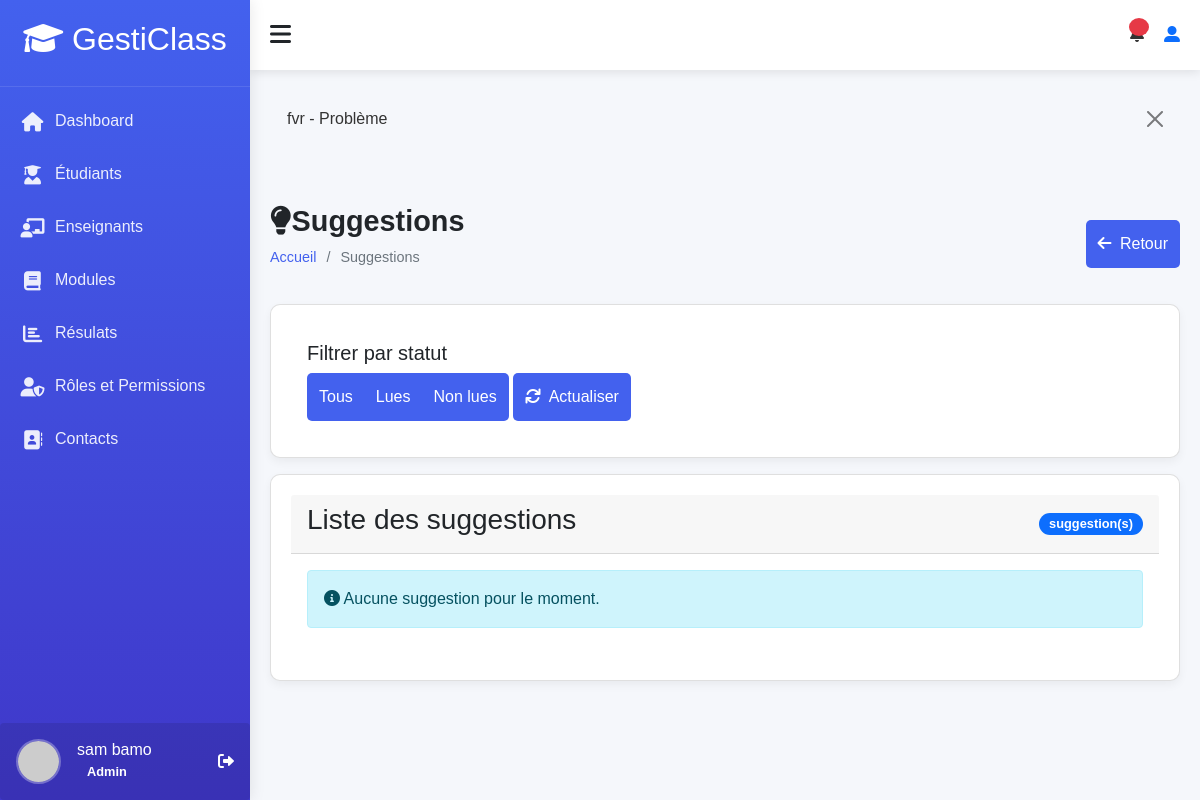
Page /accounts/suggestions/ (signed in) on the earlier database version.
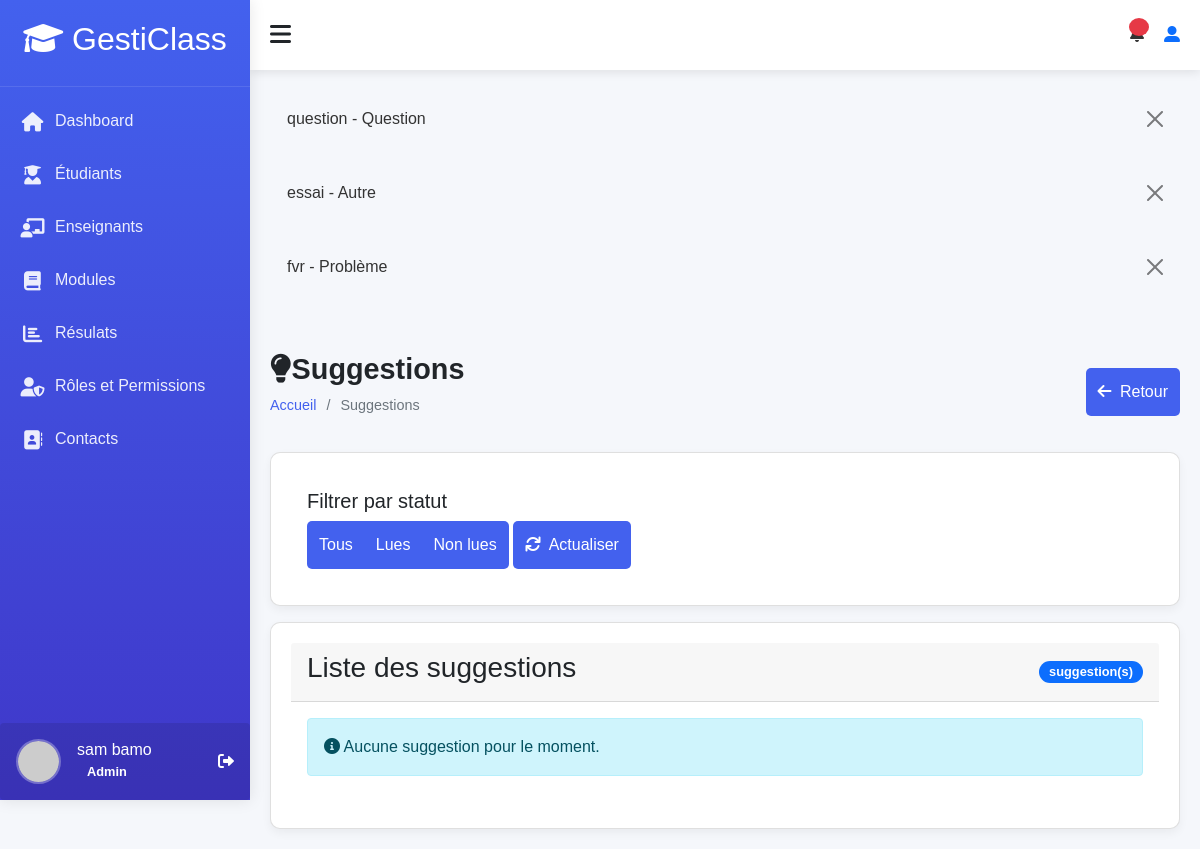
Same page on the later database version.
### accounts/models.py (models this page shows, shortened)
class ContactMessage(models.Model):
    TYPE_CHOICES = [
        ('suggestion', 'Suggestion'),
        ('problem', 'Problème'),
        ('question', 'Question'),
        ('other', 'Autre'),
    ]
    STATUS_CHOICES = [
        ('new', 'Nouveau'),
        ('in_progress', 'En cours'),
        ('resolved', 'Résolu'),
        ('closed', 'Fermé'),
    ]
    user = models.ForeignKey(User, on_delete=models.SET_NULL, null=True, blank=True)
    name = models.CharField(max_length=100, verbose_name="Nom complet")
    email = models.EmailField(verbose_name="Email")
    message_type = models.CharField(max_length=20, choices=TYPE_CHOICES, verbose_name="Type de message")
    subject = models.CharField(max_length=200, verbose_name="Sujet")
    message = models.TextField(verbose_name="Message")
    status = models.CharField(max_length=20, choices=STATUS_CHOICES, default='new', verbose_name="Statut")
    is_read = models.BooleanField(default=False)
    created_at = models.DateTimeField(auto_now_add=True)
    updated_at = models.DateTimeField(auto_now=True)
    class Meta:
        ordering = ['-created_at']
        verbose_name = "Message de contact"
        verbose_name_plural = "Messages de contact"
    def __str__(self):
        return f"{self.subject} - {self.get_message_type_display()}"

### accounts/views.py (the view)
# urls.py: path('suggestions/', views.suggestions_list,
@login_required
def suggestions_list(request):
    if not request.user.is_superuser and not request.user.is_staff:
        raise PermissionDenied("Seuls les administrateurs peuvent accéder à cette page.")
    messages_list = ContactMessage.objects.all().order_by('-created_at')
    message_type = request.GET.get('type')
    status = request.GET.get('status')
    if message_type:
        messages_list = messages_list.filter(message_type=message_type)
    if status:
        messages_list = messages_list.filter(status=status)
    context = {
        'messages': messages_list,
        'selected_type': message_type,
        'selected_status': status,
        'title': 'Suggestions et Problèmes'
    }
    return render(request, 'suggestions/suggestions.html', context)

### templates/suggestions/suggestions.html (shortened to what the changed rows need)
{% extends 'models/base.html' %}
{% block content %}
<div class="content">
    <div class="page-title">
        <div>
            <h2><i class="fas fa-lightbulb"></i>Suggestions</h2>
        </div>
    </div>
</div>
{% endblock %}

### templates/models/base.html (shortened to what this page needs)
<!DOCTYPE html>
<html lang="fr">
    <head>
        <link rel="stylesheet" href="https://cdnjs.cloudflare.com/ajax/libs/font-awesome/6.4.0/css/all.min.css">
        <link rel="stylesheet" href="https://cdn.jsdelivr.net/npm/bootstrap-icons@1.10.0/font/bootstrap-icons.css">
        <link href="https://cdn.jsdelivr.net/npm/bootstrap@5.3.0/dist/css/bootstrap.min.css" rel="stylesheet">
        <link href="https://cdn.jsdelivr.net/npm/bootstrap@5.3.0-alpha1/dist/css/bootstrap.min.css" rel="stylesheet">
        <link rel="stylesheet" href="https://cdnjs.cloudflare.com/ajax/libs/font-awesome/6.0.0/css/all.min.css">
        <link href="https://cdn.jsdelivr.net/npm/bootstrap@5.1.3/dist/css/bootstrap.min.css" rel="stylesheet">
    </head>
    <body>
        <div>
            {% include 'models/sidebar.html' %}
            <div class="main-content" id="main-content">
                {% include 'models/header.html' %}
                <div class="content">
                    {% if messages %}
                        {% for message in messages %}
                            <div class="alert alert-{% if message.tags == 'error' %}danger{% else %}{{ message.tags }}{% endif %} alert-dismissible fade show">
                                {{ message }}
                                <button type="button" class="btn-close" data-bs-dismiss="alert"></button>
                            </div>
                        {% endfor %}
                    {% endif %}
                </div>
                {% block content %}{% endblock %}
            </div>
        </div>
    </body>
</html>

Differences in the rows shown:
added ContactMessage: subject+message_type "question - Question"
added ContactMessage: subject+message_type "essai - Autre"
